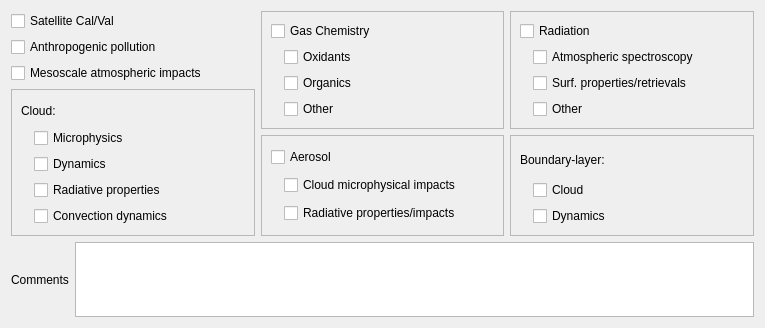
          <widget class="QWidget" name="page">
           <property name="geometry">
            <rect>
             <x>0</x>
             <y>0</y>
             <width>765</width>
             <height>328</height>
            </rect>
           </property>
           <attribute name="label">
            <string>Scientific Aims</string>
           </attribute>
           <layout class="QVBoxLayout" name="verticalLayout_12">
            <item>
             <layout class="QHBoxLayout" name="horizontalLayout_15">
              <item>
               <layout class="QVBoxLayout" name="verticalLayout_6">
                <item>
                 <widget class="QCheckBox" name="satelliteCalValCheck">
                  <property name="text">
                   <string>Satellite Cal/Val</string>
                  </property>
                 </widget>
                </item>
                <item>
                 <widget class="QCheckBox" name="anthroPollutionCheck">
                  <property name="text">
                   <string>Anthropogenic pollution</string>
                  </property>
                 </widget>
                </item>
                <item>
                 <widget class="QCheckBox" name="mesoscaleImpactsCheck">
                  <property name="text">
                   <string>Mesoscale atmospheric impacts</string>
                  </property>
                 </widget>
                </item>
                <item>
                 <widget class="QFrame" name="frame_3">
                  <property name="frameShape">
                   <enum>QFrame::StyledPanel</enum>
                  </property>
                  <property name="frameShadow">
                   <enum>QFrame::Raised</enum>
                  </property>
                  <layout class="QVBoxLayout" name="verticalLayout_3">
                   <item>
                    <widget class="QLabel" name="label_12">
                     <property name="text">
                      <string>Cloud:</string>
                     </property>
                    </widget>
                   </item>
                   <item>
                    <layout class="QHBoxLayout" name="horizontalLayout_3">
                     <item>
                      <spacer name="horizontalSpacer_3">
                       <property name="orientation">
                        <enum>Qt::Horizontal</enum>
                       </property>
                       <property name="sizeType">
                        <enum>QSizePolicy::Maximum</enum>
                       </property>
                       <property name="sizeHint" stdset="0">
                        <size>
                         <width>13</width>
                         <height>17</height>
                        </size>
                       </property>
                      </spacer>
                     </item>
                     <item>
                      <widget class="QCheckBox" name="cloudMicrophysicsCheck">
                       <property name="text">
                        <string>Microphysics</string>
                       </property>
                      </widget>
                     </item>
                    </layout>
                   </item>
                   <item>
                    <layout class="QHBoxLayout" name="horizontalLayout_4">
                     <item>
                      <spacer name="horizontalSpacer_5">
                       <property name="orientation">
                        <enum>Qt::Horizontal</enum>
                       </property>
                       <property name="sizeType">
                        <enum>QSizePolicy::Maximum</enum>
                       </property>
                       <property name="sizeHint" stdset="0">
                        <size>
                         <width>13</width>
                         <height>17</height>
                        </size>
                       </property>
                      </spacer>
                     </item>
                     <item>
                      <widget class="QCheckBox" name="cloudDynamicsCheck">
                       <property name="text">
                        <string>Dynamics</string>
                       </property>
                      </widget>
                     </item>
                    </layout>
                   </item>
                   <item>
                    <layout class="QHBoxLayout" name="horizontalLayout_5">
                     <property name="sizeConstraint">
                      <enum>QLayout::SetDefaultConstraint</enum>
                     </property>
                     <item>
                      <spacer name="horizontalSpacer_6">
                       <property name="orientation">
                        <enum>Qt::Horizontal</enum>
                       </property>
                       <property name="sizeType">
                        <enum>QSizePolicy::Maximum</enum>
                       </property>
                       <property name="sizeHint" stdset="0">
                        <size>
                         <width>13</width>
                         <height>17</height>
                        </size>
                       </property>
                      </spacer>
                     </item>
                     <item>
                      <widget class="QCheckBox" name="cloudRadiativeCheck">
                       <property name="text">
                        <string>Radiative properties</string>
                       </property>
                      </widget>
                     </item>
                    </layout>
                   </item>
                   <item>
                    <layout class="QHBoxLayout" name="horizontalLayout_6">
                     <item>
                      <spacer name="horizontalSpacer_4">
                       <property name="orientation">
                        <enum>Qt::Horizontal</enum>
                       </property>
                       <property name="sizeType">
                        <enum>QSizePolicy::Maximum</enum>
                       </property>
                       <property name="sizeHint" stdset="0">
                        <size>
                         <width>13</width>
                         <height>17</height>
                        </size>
                       </property>
                      </spacer>
                     </item>
                     <item>
                      <widget class="QCheckBox" name="cloudConvectionCheck">
                       <property name="text">
                        <string>Convection dynamics</string>
                       </property>
                      </widget>
                     </item>
                    </layout>
                   </item>
                  </layout>
                 </widget>
                </item>
               </layout>
              </item>
              <item>
               <layout class="QVBoxLayout" name="verticalLayout_7">
                <item>
                 <widget class="QFrame" name="frame_2">
                  <property name="frameShape">
                   <enum>QFrame::StyledPanel</enum>
                  </property>
                  <property name="frameShadow">
                   <enum>QFrame::Raised</enum>
                  </property>
                  <layout class="QVBoxLayout" name="verticalLayout_2">
                   <item>
                    <widget class="QCheckBox" name="gasChemCheck">
                     <property name="text">
                      <string>Gas Chemistry</string>
                     </property>
                    </widget>
                   </item>
                   <item>
                    <layout class="QHBoxLayout" name="horizontalLayout_12">
                     <item>
                      <spacer name="horizontalSpacer_12">
                       <property name="orientation">
                        <enum>Qt::Horizontal</enum>
                       </property>
                       <property name="sizeType">
                        <enum>QSizePolicy::Maximum</enum>
                       </property>
                       <property name="sizeHint" stdset="0">
                        <size>
                         <width>13</width>
                         <height>17</height>
                        </size>
                       </property>
                      </spacer>
                     </item>
                     <item>
                      <widget class="QCheckBox" name="gasChemOxidantsCheck">
                       <property name="text">
                        <string>Oxidants</string>
                       </property>
                      </widget>
                     </item>
                    </layout>
                   </item>
                   <item>
                    <layout class="QHBoxLayout" name="horizontalLayout_13">
                     <item>
                      <spacer name="horizontalSpacer_13">
                       <property name="orientation">
                        <enum>Qt::Horizontal</enum>
                       </property>
                       <property name="sizeType">
                        <enum>QSizePolicy::Maximum</enum>
                       </property>
                       <property name="sizeHint" stdset="0">
                        <size>
                         <width>13</width>
                         <height>17</height>
                        </size>
                       </property>
                      </spacer>
                     </item>
                     <item>
                      <widget class="QCheckBox" name="gasChemOrganicsCheck">
                       <property name="text">
                        <string>Organics</string>
                       </property>
                      </widget>
                     </item>
                    </layout>
                   </item>
                   <item>
                    <layout class="QHBoxLayout" name="horizontalLayout_14">
                     <item>
                      <spacer name="horizontalSpacer_14">
                       <property name="orientation">
                        <enum>Qt::Horizontal</enum>
                       </property>
                       <property name="sizeType">
                        <enum>QSizePolicy::Maximum</enum>
                       </property>
                       <property name="sizeHint" stdset="0">
                        <size>
                         <width>13</width>
                         <height>17</height>
                        </size>
                       </property>
                      </spacer>
                     </item>
                     <item>
                      <widget class="QCheckBox" name="gasChemOtherCheck">
                       <property name="text">
                        <string>Other</string>
                       </property>
                      </widget>
                     </item>
                    </layout>
                   </item>
                  </layout>
                 </widget>
                </item>
                <item>
                 <widget class="QFrame" name="frame_5">
                  <property name="frameShape">
                   <enum>QFrame::StyledPanel</enum>
                  </property>
                  <property name="frameShadow">
                   <enum>QFrame::Raised</enum>
                  </property>
                  <layout class="QVBoxLayout" name="verticalLayout_5">
                   <item>
                    <widget class="QCheckBox" name="aerosolCheck">
                     <property name="text">
                      <string>Aerosol</string>
                     </property>
                    </widget>
                   </item>
                   <item>
                    <layout class="QHBoxLayout" name="horizontalLayout">
                     <item>
                      <spacer name="horizontalSpacer">
                       <property name="orientation">
                        <enum>Qt::Horizontal</enum>
                       </property>
                       <property name="sizeType">
                        <enum>QSizePolicy::Maximum</enum>
                       </property>
                       <property name="sizeHint" stdset="0">
                        <size>
                         <width>13</width>
                         <height>17</height>
                        </size>
                       </property>
                      </spacer>
                     </item>
                     <item>
                      <widget class="QCheckBox" name="aerosolMicrophysicalCheck">
                       <property name="text">
                        <string>Cloud microphysical impacts</string>
                       </property>
                      </widget>
                     </item>
                    </layout>
                   </item>
                   <item>
                    <layout class="QHBoxLayout" name="horizontalLayout_2">
                     <item>
                      <spacer name="horizontalSpacer_2">
                       <property name="orientation">
                        <enum>Qt::Horizontal</enum>
                       </property>
                       <property name="sizeType">
                        <enum>QSizePolicy::Maximum</enum>
                       </property>
                       <property name="sizeHint" stdset="0">
                        <size>
                         <width>13</width>
                         <height>17</height>
                        </size>
                       </property>
                      </spacer>
                     </item>
                     <item>
                      <widget class="QCheckBox" name="aerosolRadiativeCheck">
                       <property name="text">
                        <string>Radiative properties/impacts</string>
                       </property>
                      </widget>
                     </item>
                    </layout>
                   </item>
                  </layout>
                 </widget>
                </item>
               </layout>
              </item>
              <item>
               <layout class="QVBoxLayout" name="verticalLayout_8">
                <item>
                 <widget class="QFrame" name="frame">
                  <property name="frameShape">
                   <enum>QFrame::StyledPanel</enum>
                  </property>
                  <property name="frameShadow">
                   <enum>QFrame::Raised</enum>
                  </property>
                  <layout class="QVBoxLayout" name="verticalLayout">
                   <item>
                    <widget class="QCheckBox" name="radiationCheck">
                     <property name="text">
                      <string>Radiation</string>
                     </property>
                    </widget>
                   </item>
                   <item>
                    <layout class="QHBoxLayout" name="horizontalLayout_9">
                     <item>
                      <spacer name="horizontalSpacer_9">
                       <property name="orientation">
                        <enum>Qt::Horizontal</enum>
                       </property>
                       <property name="sizeType">
                        <enum>QSizePolicy::Maximum</enum>
                       </property>
                       <property name="sizeHint" stdset="0">
                        <size>
                         <width>13</width>
                         <height>17</height>
                        </size>
                       </property>
                      </spacer>
                     </item>
                     <item>
                      <widget class="QCheckBox" name="radiationAtmosSpectroscopyCheck">
                       <property name="text">
                        <string>Atmospheric spectroscopy</string>
                       </property>
                      </widget>
                     </item>
                    </layout>
                   </item>
                   <item>
                    <layout class="QHBoxLayout" name="horizontalLayout_10">
                     <item>
                      <spacer name="horizontalSpacer_10">
                       <property name="orientation">
                        <enum>Qt::Horizontal</enum>
                       </property>
                       <property name="sizeType">
                        <enum>QSizePolicy::Maximum</enum>
                       </property>
                       <property name="sizeHint" stdset="0">
                        <size>
                         <width>13</width>
                         <height>17</height>
                        </size>
                       </property>
                      </spacer>
                     </item>
                     <item>
                      <widget class="QCheckBox" name="radiationSurfPropertiesCheck">
                       <property name="text">
                        <string>Surf. properties/retrievals</string>
                       </property>
                      </widget>
                     </item>
                    </layout>
                   </item>
                   <item>
                    <layout class="QHBoxLayout" name="horizontalLayout_11">
                     <item>
                      <spacer name="horizontalSpacer_11">
                       <property name="orientation">
                        <enum>Qt::Horizontal</enum>
                       </property>
                       <property name="sizeType">
                        <enum>QSizePolicy::Maximum</enum>
                       </property>
                       <property name="sizeHint" stdset="0">
                        <size>
                         <width>13</width>
                         <height>17</height>
                        </size>
                       </property>
                      </spacer>
                     </item>
                     <item>
                      <widget class="QCheckBox" name="radiationOtherCheck">
                       <property name="text">
                        <string>Other</string>
                       </property>
                      </widget>
                     </item>
                    </layout>
                   </item>
                  </layout>
                 </widget>
                </item>
                <item>
                 <widget class="QFrame" name="frame_4">
                  <property name="frameShape">
                   <enum>QFrame::StyledPanel</enum>
                  </property>
                  <property name="frameShadow">
                   <enum>QFrame::Raised</enum>
                  </property>
                  <layout class="QVBoxLayout" name="verticalLayout_4">
                   <item>
                    <widget class="QLabel" name="label_13">
                     <property name="text">
                      <string>Boundary-layer:</string>
                     </property>
                    </widget>
                   </item>
                   <item>
                    <layout class="QHBoxLayout" name="horizontalLayout_7">
                     <item>
                      <spacer name="horizontalSpacer_7">
                       <property name="orientation">
                        <enum>Qt::Horizontal</enum>
                       </property>
                       <property name="sizeType">
                        <enum>QSizePolicy::Maximum</enum>
                       </property>
                       <property name="sizeHint" stdset="0">
                        <size>
                         <width>13</width>
                         <height>17</height>
                        </size>
                       </property>
                      </spacer>
                     </item>
                     <item>
                      <widget class="QCheckBox" name="blCloudCheck">
                       <property name="text">
                        <string>Cloud</string>
                       </property>
                      </widget>
                     </item>
                    </layout>
                   </item>
                   <item>
                    <layout class="QHBoxLayout" name="horizontalLayout_8">
                     <item>
                      <spacer name="horizontalSpacer_8">
                       <property name="orientation">
                        <enum>Qt::Horizontal</enum>
                       </property>
                       <property name="sizeType">
                        <enum>QSizePolicy::Maximum</enum>
                       </property>
                       <property name="sizeHint" stdset="0">
                        <size>
                         <width>13</width>
                         <height>17</height>
                        </size>
                       </property>
                      </spacer>
                     </item>
                     <item>
                      <widget class="QCheckBox" name="blDynamicsCheck">
                       <property name="text">
                        <string>Dynamics</string>
                       </property>
                      </widget>
                     </item>
                    </layout>
                   </item>
                  </layout>
                 </widget>
                </item>
               </layout>
              </item>
             </layout>
            </item>
            <item>
             <layout class="QHBoxLayout" name="horizontalLayout_16">
              <item>
               <widget class="QLabel" name="label_14">
                <property name="text">
                 <string>Comments</string>
                </property>
               </widget>
              </item>
              <item>
               <widget class="QTextEdit" name="SAOtherTextBox">
                <property name="maximumSize">
                 <size>
                  <width>16777215</width>
                  <height>75</height>
                 </size>
                </property>
               </widget>
              </item>
             </layout>
            </item>
           </layout>
          </widget>
